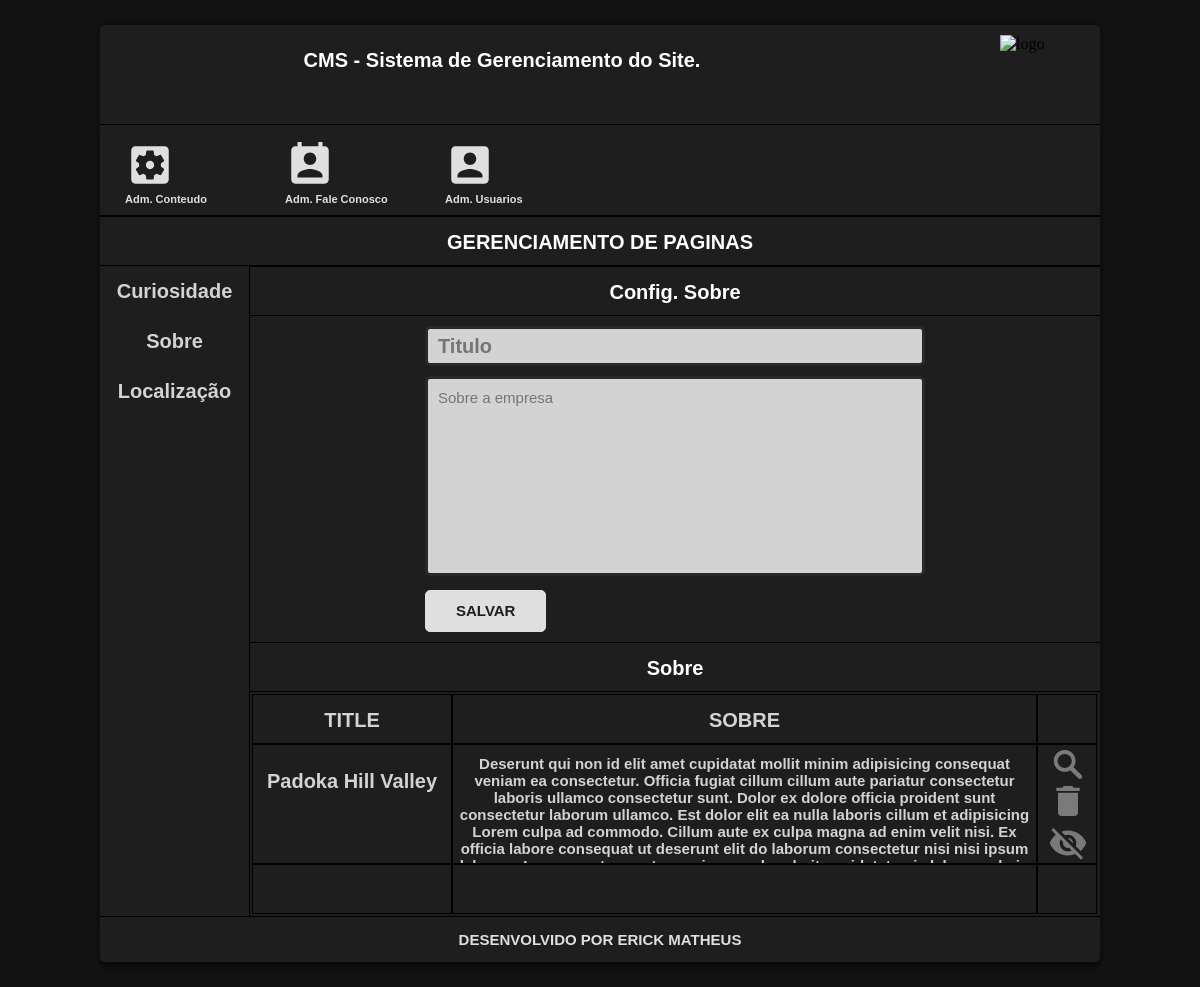
The app's page /CMS/aboutConfig.php, older data.
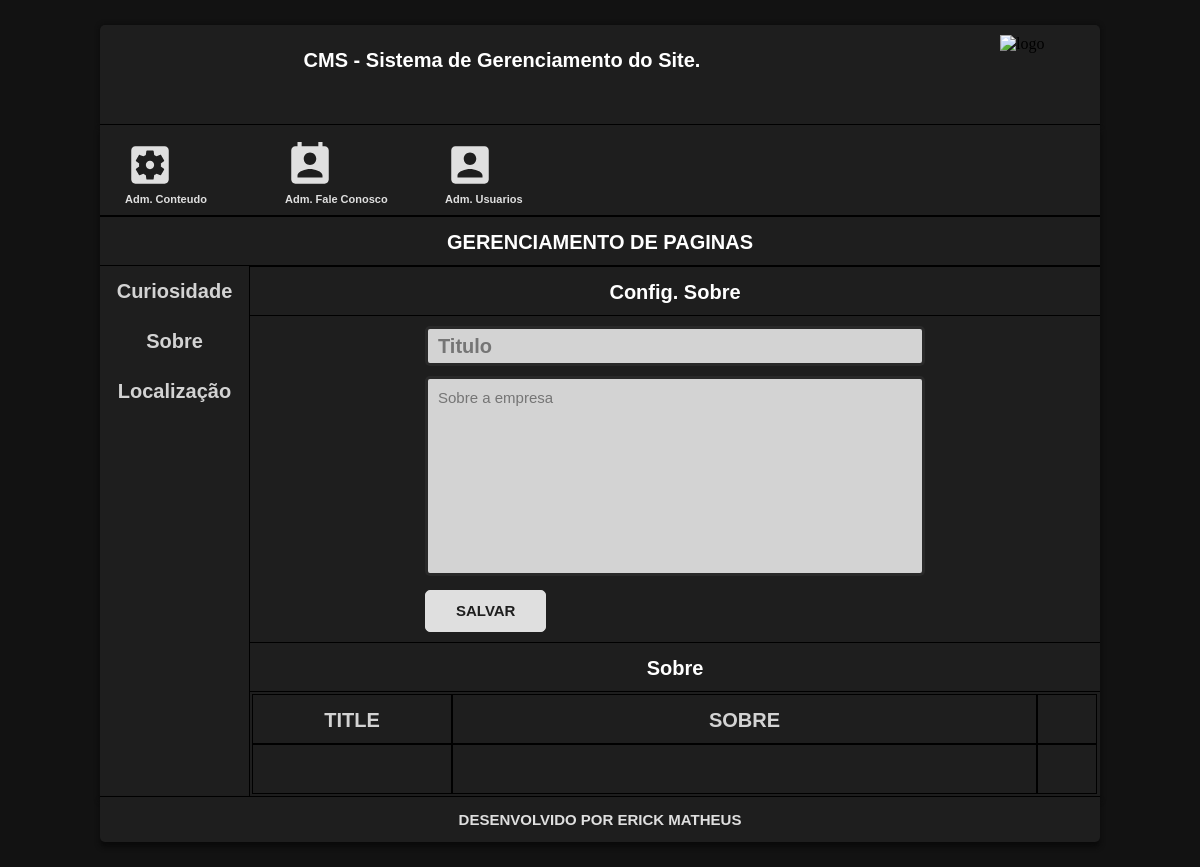
The same page, newer data.
### tables this page shows
create table tblAbout(
	idAbout int auto_increment not null,
    title varchar(100) not null,
    textContent text not null,
    display boolean not null,
    primary key (idAbout)
);

### CMS/aboutConfig.php (the view, shortened to what this page needs)
<?php
    require_once('functions/menu.php');
?>
<!DOCTYPE html>
<html lang="pt-br">
<head>
    <link rel="stylesheet" href="css/style.css">
    <link rel="stylesheet" href="css/contentconfig.css">
    <link rel="stylesheet" href="css/showAbout.css">
</head>
<body>
    <header>
        <h1 class="title">
            CMS - Sistema de Gerenciamento do Site.
        </h1>
        <img class="logo" src="img/bread.png" alt="logo">
    </header>
    <main>
        <?=(menu());?>
        <div class="title title-content">GERENCIAMENTO DE PAGINAS</div>
        <div class="content">
           <div class="options">
                <a href="curiosityConfig.php">
                    <div class="page" >Curiosidade</div>
                </a>
                <a href="aboutConfig.php">
                    <div class="page" >Sobre</div>
                </a>
                <a href="LocalConfig.php">
                    <div class="page" >Localização</div>
                </a>
           </div>
           <div class="admin-content">
                <div id="admin-about">
                    <div class="title title-content">Config. Sobre</div>
                    <form name="formabout" id="form-about" action="db/insertContent.php?modo=submit" method="post">
                        <input type="text" name="titleAbout" id="title-about" placeholder="Titulo">
                        <textarea name="textAbout" id="text-about" placeholder="Sobre a empresa"></textarea>
                        <div class="buttons">
                            <button name="saveAbout" id="save-about" class="button" >SALVAR</button>
                        </div>
                    </form>
                    <div class="show-content">
                        <div class="title title-content">Sobre</div>
                        <table class="table">
                            <tr class="line-about">
                                <td class="collumn">TITLE</td>
                                <td class="collumn">SOBRE</td>
                                <td class="collumn"></td>
                            </tr>
                            <?php
                                $connect = connectionMySQL();
                                $sql="select * from tblAbout order by idAbout";
                                $selectAbout = mysqli_query($connect, $sql);
                                while ($rsAbout = mysqli_fetch_assoc($selectAbout)){?>
                            <tr class="line-about">
                                <td class="collumn-content collumn-title"><?=$rsAbout['title']?></td>
                                <td class="collumn-content collumn-text"><?=$rsAbout['textContent']?></td>
                                <td class="collumn-content collumn-option">
                                    <svg xmlns="http://www.w3.org/2000/svg" class="view option-icon" id="view-about" onclick="showAbout(<?=$rsAbout['idAbout']?>);"version="1.1" viewBox="-1 0 136 136.21852">
                                        <path d="M 93.148438 80.832031 C 109.5 57.742188 104.03125 25.769531 80.941406 9.421875 C 57.851562 -6.925781 25.878906 -1.460938 9.53125 21.632812 C -6.816406 44.722656 -1.351562 76.691406 21.742188 93.039062 C 38.222656 104.707031 60.011719 105.605469 77.394531 95.339844 L 115.164062 132.882812 C 119.242188 137.175781 126.027344 137.347656 130.320312 133.269531 C 134.613281 129.195312 134.785156 122.410156 130.710938 118.117188 C 130.582031 117.980469 130.457031 117.855469 130.320312 117.726562 Z M 51.308594 84.332031 C 33.0625 84.335938 18.269531 69.554688 18.257812 51.308594 C 18.253906 33.0625 33.035156 18.269531 51.285156 18.261719 C 69.507812 18.253906 84.292969 33.011719 84.328125 51.234375 C 84.359375 69.484375 69.585938 84.300781 51.332031 84.332031 C 51.324219 84.332031 51.320312 84.332031 51.308594 84.332031 Z M 51.308594 84.332031 "/>
                                    </svg>
                                    <a class="delete-link" onclick="return confirm('Deseja realmente excluir o registro?');
                                        " href="db/deleteDate.php?modo=deleteAbout&id=<?=$rsAbout['idAbout']?>">
                                        <svg xmlns="http://www.w3.org/2000/svg" viewBox="0 0 24 24" class="delete option-icon">
                                            <path d="M6 19c0 1.1.9 2 2 2h8c1.1 0 2-.9 2-2V7H6v12zM19 4h-3.5l-1-1h-5l-1 1H5v2h14V4z"/>
                                        </svg>
                                    </a>
                                    <a class="delete-link" href="db/displayUpdate.php?modo=displayAbout&id=<?=$rsAbout['idAbout']?>">
                                    </a>
                                </td>
                            </tr>
                            <?php
                                }
                            ?>
                            <tr class="line-about">
                                <td class="collumn"></td>
                                <td class="collumn"></td>
                                <td class="collumn"></td>
                            </tr>
                        </table>
                    </div>
                </div>
           </div>
        </div>
    </main>
    <footer>
        DESENVOLVIDO POR ERICK MATHEUS
    </footer>
</body>
</html>

### CMS/functions/menu.php (shortened to what this page needs)
<?php
    function menu() {
        $menu = "
            <nav class='menu'>
                <div class='option'>
                    <a href='curiosityConfig.php'>
                    </a>
                    <h1 class='titleOption'>Adm. Conteudo</h1>
                </div>
                <div class='option'>
                    <a href='contact.php'>
                    </a>
                    <h1 class='titleOption'>Adm. Fale Conosco</h1>
                </div>
                <div class='option'>
                    <a href='user.php'>
                        <svg xmlns='http://www.w3.org/2000/svg' viewBox='0 0 24 24' class='iconOption'>
                            <path d='M0 0h24v24H0z' fill='none'/>
                            <path d='M3 5v14c0 1.1.89 2 2 2h14c1.1 0 2-.9 2-2V5c0-1.1-.9-2-2-2H5c-1.11 0-2
                            .9-2 2zm12 4c0 1.66-1.34 3-3 3s-3-1.34-3-3 1.34-3 3-3 3 1.34 3 3zm-9 8c0-2 4-3.1 6-3.1s6 1.1 6 3.1v1H6v-1z'/>
                        </svg>
                    </a>
                    <h1 class='titleOption'>Adm. Usuarios</h1>
                </div>
            </nav>
        ";
        return $menu;
    }
?>

### CMS/css/style.css (style rules this page uses)
* { padding: 0; margin: 0; box-sizing: border-box; text-decoration: none; }
body { background-color: #121212; }
header { background-color: #1e1e1e; height: 100px; width: 1000px; margin: 25px auto 0px; padding: 10px; border-top-left-radius: 5px; border-top-right-radius: 5px; box-shadow: 0px 0px 5px #0a0a0a; border-bottom: solid 1px #000000; display: flex; justify-content: space-between; }
.title { width: 80%; height: 50px; text-align: center; font: bolder calc(10px + 10px)/50px sans-serif; color: #ffffff; }
.logo { width: 80px; height: 80px; margin-right: 10px; }
main { width: 1000px; height: auto; background-color: #1e1e1e; box-shadow: 0px 5px 5px #0a0a0a; margin: auto; }
.menu { height: auto; display: flex; padding: 10px; padding-bottom: 0px; border-bottom: solid 1px; }
.option { width: 150px; height: 80px; border-top-left-radius: 5px; border-top-right-radius: 5px; margin-left: 10px; padding: 5px; }
.iconOption { fill: #dfdfdf; color: #dfdfdf; width: 50px; border-radius: 5px; }
.titleOption { height: 10px; font: bolder calc(6px + 5px)/10px sans-serif; color: #dfdfdf; }
footer { background-color: #1e1e1e; height: auto; width: 1000px; margin: auto; margin-bottom: 25px; padding: 10px; border-bottom-left-radius: 5px; border-bottom-right-radius: 5px; border-top: solid 1px #000000; box-shadow: 0px 5px 5px #0a0a0a; font: bolder calc(5px + 10px)/25px sans-serif; text-align: center; color: #dfdfdf; }

### CMS/css/contentConfig.css (style rules this page uses)
* { padding: 0; margin: 0; box-sizing: border-box; }
.title-content { width: 100%; border-top: solid 1px black; border-bottom: solid 1px black; }
.content { height: auto; display: grid; grid-template-columns: 15% 85%; }
.options { border-right: solid 1px black; }
.page { width: 100%; height: 50px; font: bold calc(10px + 10px)/50px arial; text-align: center; color: #d3d3d3; cursor: pointer; }
#form-curiosity, #form-about, #form-local { width: 500px; }
#title-curiosity, #title-about { width: 100%; height: 40px; font: bold calc(10px + 10px)/40 arial; padding-left: 10px; margin-bottom: 10px; color: #292929; background-color: #d3d3d3; border: solid 3px #292929; border-radius: 5px; }
#text-curiosity, #text-about, #map { width: 100%; height: 200px; padding: 10px; font: calc(5px + 10px) arial; color: #292929; background-color: #d3d3d3; border: solid 3px #292929; resize: none; border-radius: 5px; }
.buttons { width: 100%; margin-top: 10px; margin-bottom: 10px; display: flex; justify-content: left; }
.button { width: auto; height: auto; padding: 5px 30px; border: solid 1px #dfdfdf; border-radius: 5px; background-color: #dfdfdf; font: bolder calc(5px + 10px)/30px sans-serif; color: #1e1e1e; cursor: pointer; }
#form-about, #form-local { margin: auto; margin-top: 10px; }
.table { width: 100%; }
.line-about { width: 100%; display: grid; grid-template-columns: 200px 585px 60px; }
.collumn { height: 50px; border: solid 1px black; font: bold calc(10px + 10px)/50px arial; text-align: center; color: #d3d3d3; }
.collumn-content { height: 120px; border: solid 1px black; font: bold calc(10px + 10px) arial; text-align: center; color: #d3d3d3; }
.collumn-title { padding-top: 25px; }
.collumn-text { overflow: auto; padding-top: 10px; font: bold calc(5px + 10px) arial; }
.collumn-option { width: 100%; display: flex; flex-direction: column; }
.delete-link { display: inline-block; width: 40px; height: 40px; line-height: 40px; margin-left: 10px; margin-top: 2px; }
.option-icon { fill: #7a7a7a; width: 40px; height: 40px; line-height: 40px; margin: 0; }
.view { width: 30px; height: 30px; margin-top: 5px; margin-left: 15px; }

### CMS/css/showAbout.css (style rules this page uses)
* { margin: 0px; padding: 0px; box-sizing: border-box; }

Row changes from the older to the newer data that the page shows:
removed tblabout: title "Padoka Hill Valley", textContent "Deserunt qui non id elit amet cupidatat mollit minim adipisicing consequat veniam ea consectetur. Officia fugiat cillum cillum aute pariatur consectetur laboris ullamco consectetur sunt. Dolor ex dolore officia proident sunt consectetur laborum ullamco. Est dolor elit ea nulla laboris cillum et adipisicing Lorem culpa ad commodo. Cillum aute ex culpa magna ad enim velit nisi. Ex officia labore consequat ut deserunt elit do laborum consectetur nisi nisi ipsum…"
